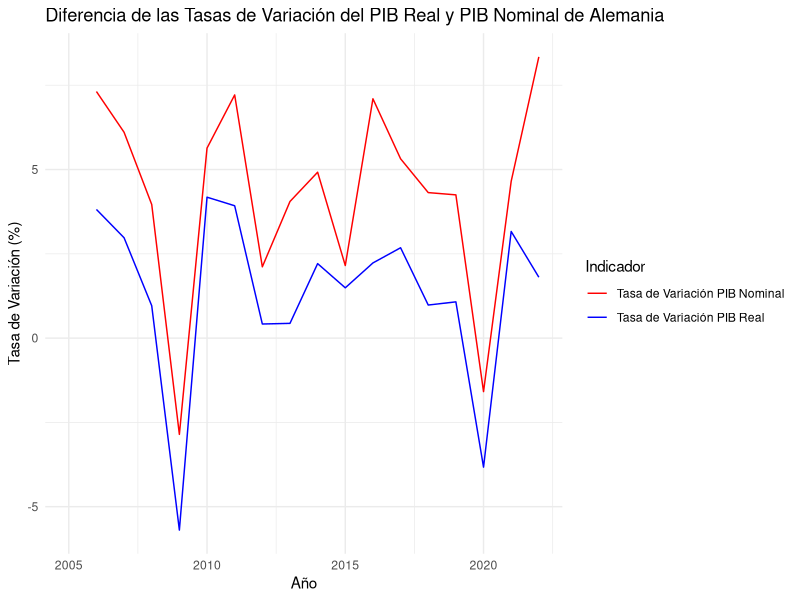
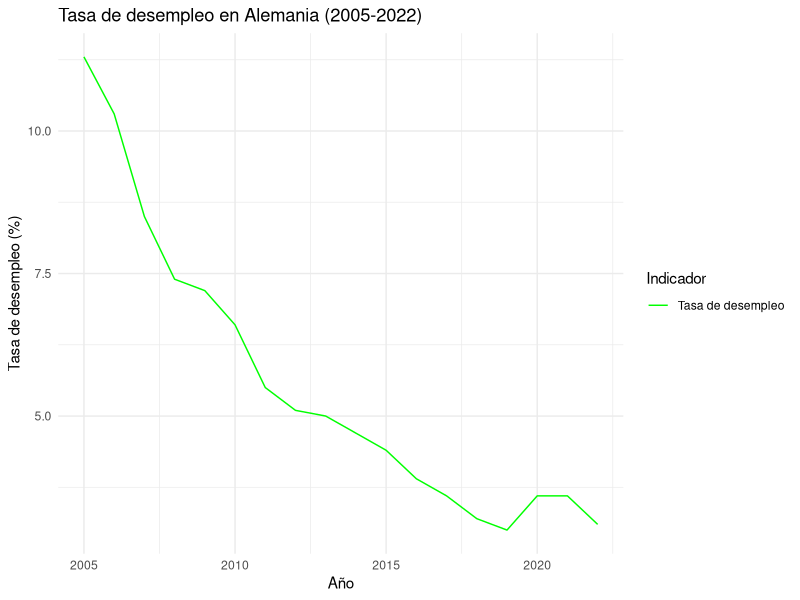
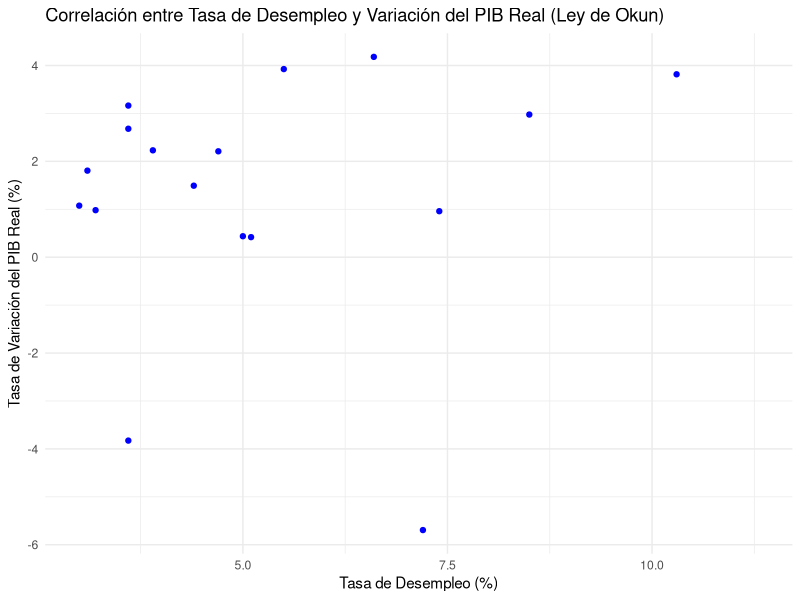
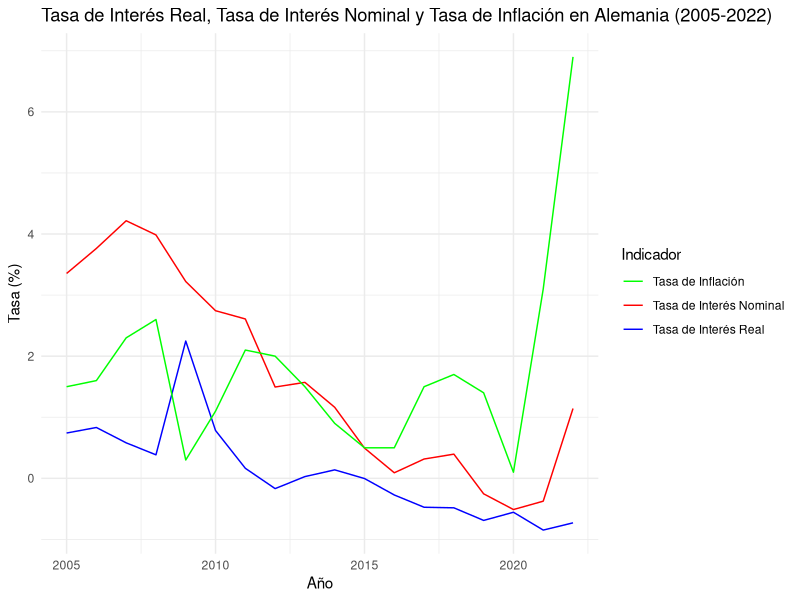
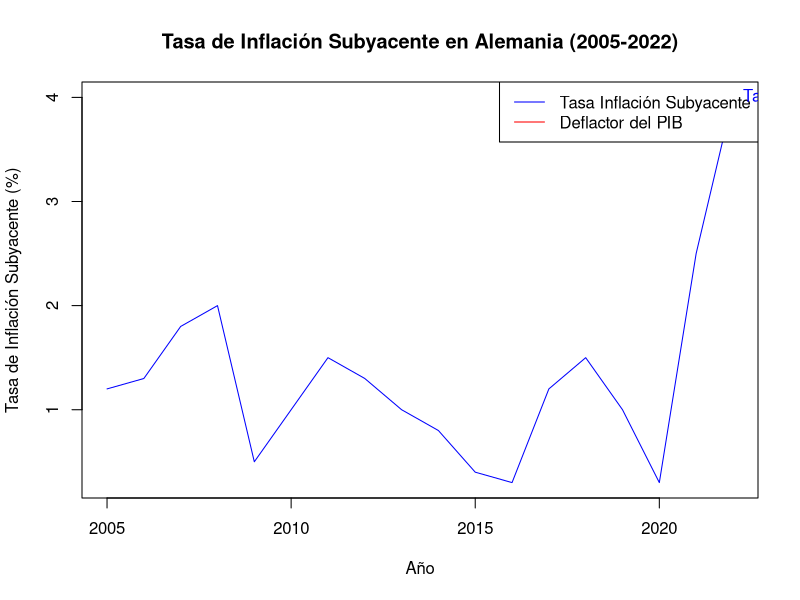

The R source for these figures, in order:
## ---- chunk 1

## ---- chunk 2
# Cargar todas las librerías necesarias
library(readr)
library(dplyr)
library(knitr)
library(tidyverse)
library(ggplot2)
## ---- chunk 3
# Crear un dataframe con los datos proporcionados del PIB real de Alemania
data_pibreal <- data.frame(
  Año = c(2005, 2006, 2007, 2008, 2009, 2010, 2011, 2012, 2013, 2014, 2015, 2016, 2017, 2018, 2019, 2020, 2021, 2022),
  PIB_Real_Millones = c(
    3373000.7, 3501729.3, 3605956.7, 3640569.6, 3433281.5, 3576788.6, 3717184.5,
    3732740.8, 3749074.9, 3831912.4, 3889081.9, 3975808.4, 4082369.3, 4122426.8,
    4166762.3, 4007310.0, 4134094.1, 4208764.4
  )
)

# Mostrar el dataframe del PIB real de Alemania
print(data_pibreal)

# Calcular la tasa de variación del PIB real en porcentaje
tasa_variacion <- (data_pibreal$PIB_Real_Millones - lag(data_pibreal$PIB_Real_Millones)) / lag(data_pibreal$PIB_Real_Millones) * 100

# Crear un nuevo dataframe con la tasa de variación
data_tasa_variacion <- data.frame(
  Año = data_pibreal$Año,
  Tasa_Variacion_PIB_Real = tasa_variacion
)

# Mostrar el nuevo dataframe con la tasa de variación
print(data_tasa_variacion)
## ---- chunk 4
# Crear un dataframe con los datos proporcionados del PIB nominal de Alemania
data_pibnominal <- data.frame(
  Año = c(2005, 2006, 2007, 2008, 2009, 2010, 2011, 2012, 2013, 2014, 2015, 2016, 2017, 2018, 2019, 2020, 2021, 2022),
  PIB_Nominal_Millones = c(
    2622039.8, 2813824.9, 2985617.3, 3103958.2, 3015332.3, 3185267.9, 3415020.0,
    3487234.4, 3628559.3, 3807114.5, 3889081.9, 4165169.9, 4386729.2, 4576056.5,
    4770495.5, 4694786.2, 4913166.1, 5323008.1
  )
)

# Mostrar el dataframe del PIB nominal de Alemania
print(data_pibnominal)

# Calcular la tasa de variación del PIB nominal de Alemania
data_pibnominal$Tasa_Variacion <- c(NA, diff(data_pibnominal$PIB_Nominal_Millones) / data_pibnominal$PIB_Nominal_Millones[-length(data_pibnominal$PIB_Nominal_Millones)] * 100)

# Mostrar el dataframe del PIB nominal de Alemania con la tasa de variación
print(data_pibnominal)
## ---- chunk 5
# Cargar la biblioteca ggplot2 para crear gráficos
library(ggplot2)

# Combina los dataframes de la tasa de variación del PIB real y del PIB nominal por el año
combined_data <- merge(data_tasa_variacion, data_pibnominal, by = "Año")

# Crea un gráfico de líneas agrupado con la diferencia de las tasas de variación en diferentes colores
ggplot(combined_data, aes(x = Año)) +
  geom_line(aes(y = Tasa_Variacion_PIB_Real, color = "Tasa de Variación PIB Real")) +
  geom_line(aes(y = Tasa_Variacion, color = "Tasa de Variación PIB Nominal")) +
  labs(
    title = "Diferencia de las Tasas de Variación del PIB Real y PIB Nominal de Alemania",
    x = "Año",
    y = "Tasa de Variación (%)",
    color = "Indicador"
  ) +
  scale_color_manual(values = c("Tasa de Variación PIB Real" = "blue", "Tasa de Variación PIB Nominal" = "red")) +
  theme_minimal()
## ---- chunk 6
# Cargar la librería necesaria
library(dplyr)
# Crear un dataframe con los datos
data_desempleados <- data.frame(
  Time = c(2005, 2006, 2007, 2008, 2009, 2010, 2011, 2012, 2013, 2014, 2015, 2016, 2017, 2018, 2019, 2020, 2021, 2022),
  Country = "Germany",
  Unit = "Percentage",
  UnemploymentRate = c(11.3, 10.3, 8.5, 7.4, 7.2, 6.6, 5.5, 5.1, 5.0, 4.7, 4.4, 3.9, 3.6, 3.2, 3.0, 3.6, 3.6, 3.1)
)
# Imprimir el dataframe
print(data_desempleados)
# Cargar la librería ggplot2
library(ggplot2)
# Crear un gráfico de líneas
ggplot(data_desempleados, aes(x = Time, y = UnemploymentRate)) +
  geom_line(aes(color = "Tasa de desempleo")) +
  labs(
    title = "Tasa de desempleo en Alemania (2005-2022)",
    x = "Año",
    y = "Tasa de desempleo (%)",
    color = "Indicador"
  ) +
  scale_color_manual(values = c("Tasa de desempleo" = "green")) +
  theme_minimal()
## ---- chunk 7
# Calcular la correlación entre las tasas de desempleo y variación del PIB real de forma numérica
correlation <- as.numeric(cor(data_desempleados$UnemploymentRate, data_tasa_variacion$Tasa_Variacion_PIB_Real))

# Imprimir la correlación de forma numérica
print(correlation)

# Crear un gráfico de dispersión
ggplot(data = data.frame(UnemploymentRate = data_desempleados$UnemploymentRate, Tasa_Variacion_PIB_Real = data_tasa_variacion$Tasa_Variacion_PIB_Real)) +
  geom_point(aes(x = UnemploymentRate, y = Tasa_Variacion_PIB_Real), color = "blue") +
  labs(
    title = "Correlación entre Tasa de Desempleo y Variación del PIB Real (Ley de Okun)",
    x = "Tasa de Desempleo (%)",
    y = "Tasa de Variación del PIB Real (%)"
  ) +
  annotate("text", x = max(data_desempleados$UnemploymentRate), y = min(data_tasa_variacion$Tasa_Variacion_PIB_Real), 
           label = paste("Correlación:", round(correlation, 2)), hjust = 1, vjust = -1) +
  theme_minimal()
## ---- chunk 8
# Instalar librerías necesarias
library(dplyr)
library(ggplot2)

# Crear un dataframe con los datos del tipo de interés nominal de Alemania
tasa_de_interes <- data.frame(
  Time = c(2005, 2006, 2007, 2008, 2009, 2010, 2011, 2012, 2013, 2014, 2015, 2016, 2017, 2018, 2019, 2020, 2021, 2022),
  Country = "Germany",
  Type = "Information on item",
  TasadeInteres = c(3.354, 3.764, 4.217, 3.985, 3.222, 2.744, 2.609, 1.495, 1.571, 1.163, 0.495, 0.091, 0.316, 0.396, -0.254, -0.511, -0.374, 1.143)
)

# Imprimir el dataframe de la tasa de interés nominal de Alemania
print(tasa_de_interes)

# Crear un dataframe con los datos de la tasa de inflación de Alemania
tasa_de_inflacion <- data.frame(
  Time = c(2005, 2006, 2007, 2008, 2009, 2010, 2011, 2012, 2013, 2014, 2015, 2016, 2017, 2018, 2019, 2020, 2021, 2022),
  Country = rep("Germany", 18),
  Type = rep("Information on item", 18),
  TasadeInflacion = c(1.5, 1.6, 2.3, 2.6, 0.3, 1.1, 2.1, 2.0, 1.5, 0.9, 0.5, 0.5, 1.5, 1.7, 1.4, 0.1, 3.1, 6.9)
)

# Imprimir el dataframe de la tasa de inflación de Alemania
print(tasa_de_inflacion)

# Calcular el tipo de interés real para Alemania
tasa_de_interes_real <- tasa_de_interes %>%
  left_join(tasa_de_inflacion, by = c("Time", "Country", "Type")) %>%
  mutate(InteresReal = (TasadeInteres - TasadeInflacion) / (1 + TasadeInflacion))

# Imprimir el resultado
print(tasa_de_interes_real)

# Crear un gráfico de líneas representando la tasa de interés real, la tasa de interés nominal y la tasa de inflación
ggplot(tasa_de_interes_real, aes(x = Time)) +
  geom_line(aes(y = InteresReal, color = "Tasa de Interés Real")) +
  geom_line(aes(y = TasadeInteres, color = "Tasa de Interés Nominal")) +
  geom_line(aes(y = TasadeInflacion, color = "Tasa de Inflación")) +
  labs(
    title = "Tasa de Interés Real, Tasa de Interés Nominal y Tasa de Inflación en Alemania (2005-2022)",
    x = "Año",
    y = "Tasa (%)",
    color = "Indicador"
  ) +
  scale_color_manual(values = c("Tasa de Interés Real" = "blue", "Tasa de Interés Nominal" = "red", "Tasa de Inflación" = "green")) +
  theme_minimal()

# Crear un dataframe con los datos proporcionados de la tasa de inflación subyacente
data_inflacion_subyacente <- data.frame(
  Año = c(2005, 2006, 2007, 2008, 2009, 2010, 2011, 2012, 2013, 2014, 2015, 2016, 2017, 2018, 2019, 2020, 2021, 2022),
  Tasa_Inflacion_Subyacente = c(1.2, 1.3, 1.8, 2.0, 0.5, 1.0, 1.5, 1.3, 1.0, 0.8, 0.4, 0.3, 1.2, 1.5, 1.0, 0.3, 2.5, 4.0)
)

# Imprimir los dataframes de inflación e inflación subyacente
print(data_inflacion_subyacente)

# Calcular el deflactor del PIB usando los datos del PIB real y nominal proporcionados
data_deflactor_pib <- data.frame(
  Año = data_pibreal$Año,
  Deflactor_PIB = (data_pibnominal$PIB_Nominal_Millones / data_pibreal$PIB_Real_Millones) * 100
)

# Imprimir el dataframe del deflactor del PIB
print(data_deflactor_pib)


# Crear un gráfico de líneas para la tasa de inflación subyacente
plot(data_inflacion_subyacente$Año, data_inflacion_subyacente$Tasa_Inflacion_Subyacente, 
     type = "l", col = "blue",
     xlab = "Año", ylab = "Tasa de Inflación Subyacente (%)",
     main = "Tasa de Inflación Subyacente en Alemania (2005-2022)")
# Agregar línea para el deflactor del PIB
lines(data_deflactor_pib$Año, data_deflactor_pib$Deflactor_PIB, type = "l", col = "red")
# Agregar leyenda
legend("topright", legend = c("Tasa Inflación Subyacente", "Deflactor del PIB"),
       col = c("blue", "red"), lty = 1)
# Añadir etiquetas
text(max(data_inflacion_subyacente$Año), max(data_inflacion_subyacente$Tasa_Inflacion_Subyacente),
     "Tasa Inflación Subyacente", col = "blue", pos = 4)

text(max(data_deflactor_pib$Año), max(data_deflactor_pib$Deflactor_PIB),
     "Deflactor del PIB", col = "red", pos = 4)
